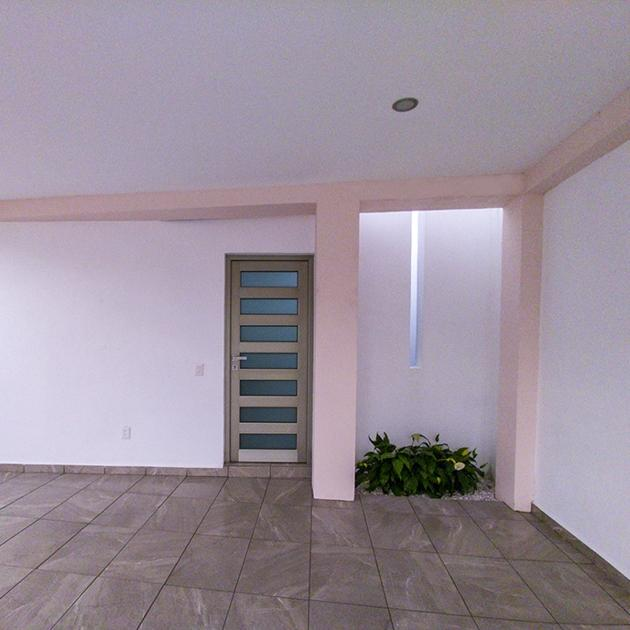
#> input picture img/slider/73_.jpg, 630 x 630 px, found by its file name
$ python resize_img.py   (older library calls are emulated)
#> lines starting #> are read from the running program, lines starting #| are printed output that depends on the picture
from PIL import Image
import os

# os.chdir("D:/Distrucción/Web/Page/public/img")

print("Shrink images in the folder")
folder = input("folder: ")
#> the answer given: slider
w = int(input("width: "))
#> the answer given: 100
h = int(input("height: "))
#> the answer given: 100
for i in os.listdir(folder):
    file = f"{folder}\\{i}"
    im = Image.open(file)
#> im is the input picture: PIL image 630x630 RGB; mean R, G, B 154.4, 143.2, 154.9
    im = im.resize((w, h), Image.ANTIALIAS)
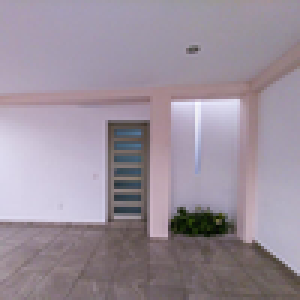
#> im: PIL image 100x100 RGB (shown 3 times larger); mean R, G, B 154.4, 143.2, 154.9
    im.save(file)
#> pass 2 of the loop `for i in os.listdir(folder):`:
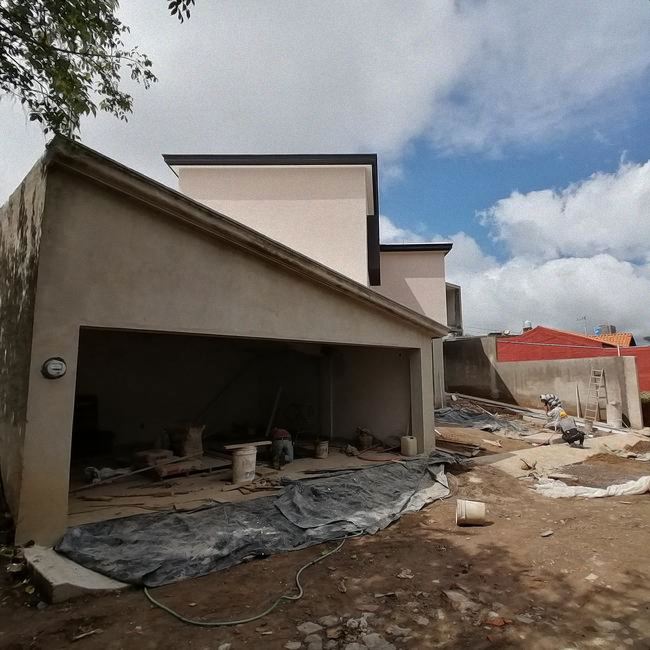
#> input picture img/slider/aguacate.jpg, 650 x 650 px, found by its file name
#> im is the input picture: PIL image 650x650 RGB; mean R, G, B 113.4, 108.9, 105.6
#> `im = im.resize((w, h), Image.ANTIALIAS)`:
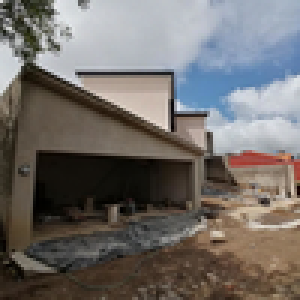
#> im: PIL image 100x100 RGB (shown 3 times larger); mean R, G, B 113.4, 108.9, 105.6
